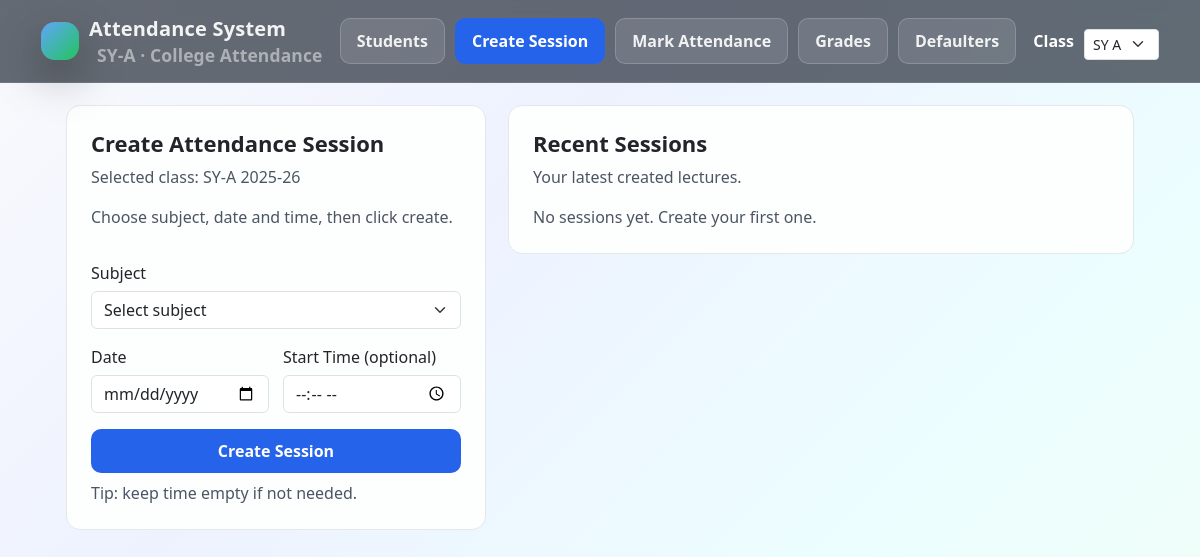
/create-session, run on the app's committed database.
### tables this page shows
CREATE TABLE classes (
      class_id INTEGER PRIMARY KEY AUTOINCREMENT,
      year_name TEXT NOT NULL,
      division TEXT NOT NULL,
      academic_year TEXT NOT NULL,
      UNIQUE(year_name, division, academic_year)
    );

### app.py (the view, shortened to what this page needs)
@app.route("/create-session", methods=["GET", "POST"])
def create_session():
    conn = get_conn()
    cur = conn.cursor()
    klass = get_selected_class(cur)
    if not klass:
        conn.close()
        return "No class found. Please insert a class row in classes table first."
    cur.execute(
        """
        SELECT cs.class_subject_id, s.subject_code, s.subject_name, t.teacher_name
        FROM class_subjects cs
        JOIN subjects s ON s.subject_id = cs.subject_id
        JOIN teachers t ON t.teacher_id = cs.teacher_id
        WHERE cs.class_id = ?
        ORDER BY s.subject_code
        """,
        (klass["class_id"],),
    )
    class_subjects = cur.fetchall()
    cur.execute(
        """
        SELECT ses.session_id, ses.session_date, ses.start_time, s.subject_name
        FROM attendance_sessions ses
        JOIN class_subjects cs ON cs.class_subject_id = ses.class_subject_id
        JOIN subjects s ON s.subject_id = cs.subject_id
        WHERE cs.class_id = ?
        ORDER BY ses.session_id DESC
        LIMIT 10
        """,
        (klass["class_id"],),
    )
    recent = cur.fetchall()
    conn.close()
    return render_template("create_session.html", class_subjects=class_subjects, recent=recent)

### app.py (called while the page is built)
@app.before_request
def ensure_selected_class():
    selected_class_id = request.args.get("class_id", type=int)
    if selected_class_id:
        session["selected_class_id"] = selected_class_id

def get_selected_class(cur):
    selected_class_id = session.get("selected_class_id")
    klass = None
    if selected_class_id:
        cur.execute(
            "SELECT class_id, year_name, division, academic_year FROM classes WHERE class_id = ?",
            (selected_class_id,),
        )
        klass = cur.fetchone()
    if not klass:
        cur.execute(
            "SELECT class_id, year_name, division, academic_year FROM classes ORDER BY year_name, division, academic_year LIMIT 1"
        )
        klass = cur.fetchone()
        if klass:
            session["selected_class_id"] = klass["class_id"]
    return klass

@app.context_processor
def inject_class_info():
    conn = get_conn()
    cur = conn.cursor()
    cur.execute(
        "SELECT class_id, year_name, division, academic_year FROM classes ORDER BY year_name, division, academic_year"
    )
    classes = cur.fetchall()
    conn.close()
    selected_class_id = session.get("selected_class_id")
    selected_class = next(
        (c for c in classes if c["class_id"] == selected_class_id), None
    )
    if not selected_class and classes:
        selected_class = classes[0]
    return {"classes": classes, "selected_class": selected_class}

### db.py (called while the page is built)
def get_conn():
    db_path = os.path.join(os.path.dirname(__file__), "college_attendance.db")
    con = sqlite3.connect(db_path)
    con.row_factory = sqlite3.Row
    return con

### templates/create_session.html (shortened to what this page needs)
{% extends "base.html" %}
{% block content %}
<div class="grid-2">
  <div class="card">
    <h2>Create Attendance Session</h2>
    <p class="muted">Selected class: {{ selected_class.year_name }}-{{ selected_class.division }} {{ selected_class.academic_year }}</p>
    <p class="muted">Choose subject, date and time, then click create.</p>
    <form method="POST" class="mt-3">
      <label>Subject</label>
      <select name="class_subject_id" class="form-select" required>
        <option value="" selected disabled>Select subject</option>
      </select>
      <div class="grid-2-sm mt-3">
        <div>
          <label>Date</label>
          <input type="date" name="session_date" class="form-control" required>
        </div>
        <div>
          <label>Start Time (optional)</label>
          <input type="time" name="start_time" class="form-control">
        </div>
      </div>
      <button type="submit" class="btn-primary w-100 mt-3">Create Session</button>
      <p class="muted mt-2" style="margin-bottom:0;">Tip: keep time empty if not needed.</p>
    </form>
  </div>
  <div class="card">
    <h2>Recent Sessions</h2>
    <p class="muted">Your latest created lectures.</p>
    {% if recent and recent|length > 0 %}
      <div class="table-responsive">
        <table class="mt-2">
          <thead>
            <tr>
              <th style="width:70px;">ID</th>
              <th>Subject</th>
              <th style="width:140px;">Date</th>
              <th style="width:120px;">Time</th>
            </tr>
          </thead>
          <tbody>
            {% for row in recent %}
              <tr>
                <td>{{ row.session_id }}</td>
                <td>{{ row.subject_name }}</td>
                <td>{{ row.session_date }}</td>
                <td>{{ row.start_time if row.start_time else "-" }}</td>
              </tr>
            {% endfor %}
          </tbody>
        </table>
      </div>
    {% else %}
      <p class="muted" style="margin:0;">No sessions yet. Create your first one.</p>
    {% endif %}
  </div>
</div>
{% endblock %}

### templates/base.html (shortened to what this page needs)
<!doctype html>
<html lang="en">
  <head>
    <link href="https://cdn.jsdelivr.net/npm/bootstrap@5.3.3/dist/css/bootstrap.min.css" rel="stylesheet" />
    <link rel="stylesheet" href="{{ url_for('static', filename='css/style.css') }}" />
  </head>
  <body>
    <nav class="topnav">
      <div class="nav-inner">
        <a class="brand" href="/">
          <span class="brand-badge"></span>
          <div>
            Attendance System
            <small>{{ selected_class.year_name }}-{{ selected_class.division }} · College Attendance</small>
          </div>
        </a>
        <div class="nav-actions">
          <a href="/students" class="pill {% if request.path == '/students' %}active{% endif %}">Students</a>
          <a href="/create-session" class="pill {% if request.path == '/create-session' %}active{% endif %}">Create Session</a>
          <a href="/mark-attendance" class="pill {% if request.path == '/mark-attendance' %}active{% endif %}">Mark Attendance</a>
          <a href="/grades" class="pill {% if request.path == '/grades' %}active{% endif %}">Grades</a>
          <a href="/defaulters" class="pill {% if request.path == '/defaulters' %}active{% endif %}">Defaulters</a>
        </div>
        <form method="get" class="d-flex align-items-center" style="gap: 10px;">
          <label class="mb-0 text-white" style="font-weight:700;">Class</label>
          <select name="class_id" class="form-select form-select-sm" onchange="this.form.submit()">
            {% for c in classes %}
              <option value="{{ c.class_id }}" {% if selected_class and selected_class.class_id == c.class_id %}selected{% endif %}>
                {{ c.year_name }} {{ c.division }}
              </option>
            {% endfor %}
          </select>
        </form>
      </div>
    </nav>
    <div class="page-wrap">
      {% block content %}{% endblock %}
    </div>
  </body>
</html>

### static/css/style.css (style rules this page uses)
body { margin: 0; font-family: "Segoe UI", system-ui, -apple-system, sans-serif; background: linear-gradient(180deg, #eef2f7 0%, #f8fafc 100%); color: #1f2937; }
.brand { color: #ffffff; font-size: 20px; font-weight: 700; }
.brand small { font-weight: 400; opacity: 0.7; margin-left: 8px; }
.page-wrap { max-width: 1100px; margin: 40px auto; padding: 0 20px; }
.card { background: #fdfefe; border-radius: 14px; padding: 24px; margin-bottom: 24px; border: 1px solid #e5e7eb; }
.card h2 { margin-top: 0; font-size: 22px; font-weight: 700; }
.card p { color: #4b5563; }
input, select { width: 100%; padding: 10px 12px; margin-top: 6px; border-radius: 8px; border: 1px solid #cbd5f5; }
button { background: #2563eb; color: white; border: none; padding: 10px 18px; border-radius: 10px; font-weight: 600; cursor: pointer; }
.grid-2 { display: grid; grid-template-columns: 420px 1fr; gap: 22px; align-items: start; }
.grid-2-sm { display:grid; grid-template-columns: 1fr 1fr; gap: 14px; }
.w-100 { width:100%; }

### templates/base.html (style rules this page uses)
:root { --text: rgba(255,255,255,0.92); --muted: rgba(255,255,255,0.68); }
body { background: linear-gradient( 135deg, #f8fafc 0%, #eef2ff 35%, #ecfeff 70%, #f0fdf4 100% ); min-height: 100vh; color: #0f172a; }
.topnav { position: sticky; top: 0; z-index: 100; background: rgba(10,18,32,0.62); backdrop-filter: blur(12px); border-bottom: 1px solid rgba(255,255,255,0.10); }
.nav-inner { max-width: 1150px; margin: 0 auto; padding: 14px 16px; display:flex; align-items:center; justify-content:space-between; gap: 12px; }
.brand { display:flex; align-items:center; gap: 10px; font-weight: 900; letter-spacing: 0.2px; color: var(--text); text-decoration: none; }
.brand-badge { width: 38px; height: 38px; border-radius: 14px; background: linear-gradient(135deg, #60a5fa 0%, #22c55e 100%); box-shadow: 0 18px 45px rgba(0,0,0,0.35); }
.brand small { display:block; margin-top: -2px; font-weight: 700; color: var(--muted); letter-spacing: 0.1px; }
.nav-actions { display:flex; gap: 10px; flex-wrap: wrap; justify-content: flex-end; }
.pill { padding: 10px 16px; border-radius: 10px; border: 1px solid rgba(255,255,255,0.18); background: rgba(255,255,255,0.10); color: rgba(255,255,255,0.90); font-weight: 600; text-decoration: none; }
.pill.active { background: #2563eb; color: white; border-color: #2563eb; }
.page-wrap { max-width: 1100px; margin: 0 auto; padding: 22px 16px; }

### data on the page
classes: year_name "SY", division "A", academic_year "2025-26"

### other printed values
form field class_id "SY A"
